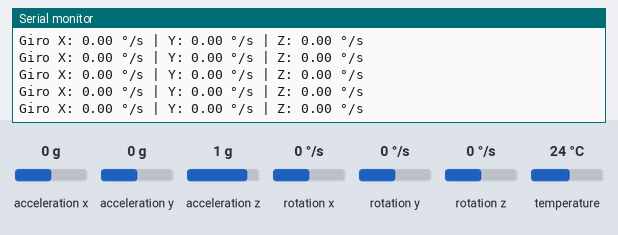
Recording of a sketch running on a simulated Arduino Uno, built with avr-gcc and run on an emulated ATmega328P. Parts: the last lines printed to the serial monitor. Inputs (shaded band) come from the test bench; at power-on: rotation x 0 °/s, rotation y 0 °/s, rotation z 0 °/s, acceleration x 0 g, acceleration y 0 g, acceleration z 1 g, temperature 24 °C.

Above: at 2.2 s.
2.3 s: rotation x set to -192 °/s
At 2.59 s:
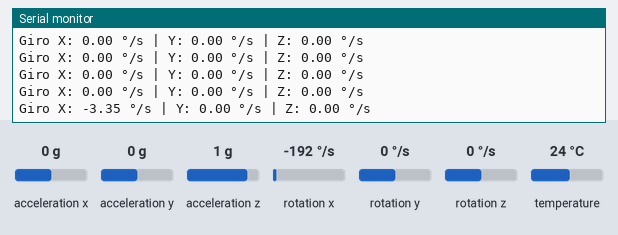
5.3 s: rotation y set to -192 °/s
At 5.44 s:
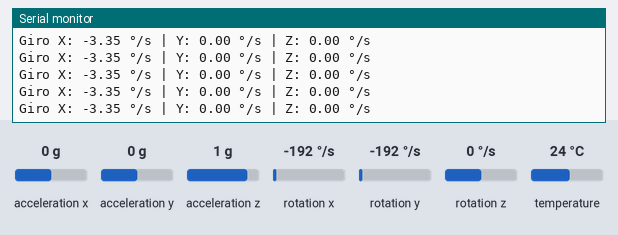
6.8 s: rotation x set to 0 °/s
At 6.86 s:
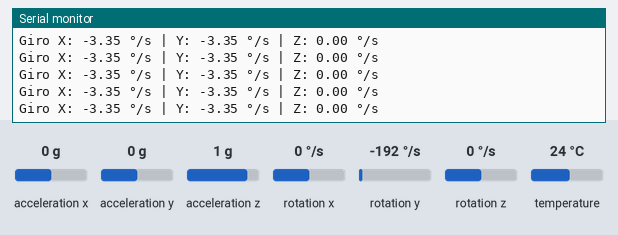
9.8 s: rotation z set to -192 °/s
At 9.92 s:
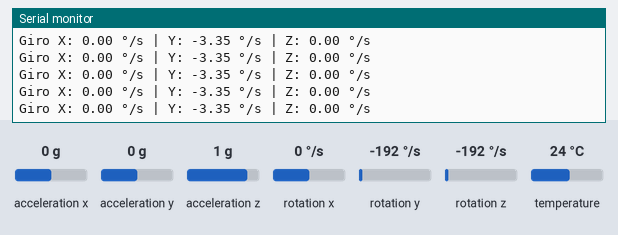

The sketch:

giroscopico.ino
```cpp
#include <Wire.h>
#include <Adafruit_MPU6050.h>
#include <Adafruit_Sensor.h>

Adafruit_MPU6050 mpu;

void setup() {
  Serial.begin(9600);
  Wire.begin();

  if (!mpu.begin()) {
    Serial.println("MPU6050 não detectado!");
    while (1);
  }

  // Configura o giroscópio para faixa maior (mais sensível a rotação)
  mpu.setGyroRange(MPU6050_RANGE_500_DEG);
  mpu.setFilterBandwidth(MPU6050_BAND_21_HZ); // Mais responsivo que 5Hz

  Serial.println("MPU6050 iniciado. Giroscopio em graus/s.");
  delay(1000);
}

void loop() {
  sensors_event_t acc, gyro, temp;
  mpu.getEvent(&acc, &gyro, &temp);

  // Converte de rad/s para graus/s
  float gx = gyro.gyro.x;
  float gy = gyro.gyro.y;
  float gz = gyro.gyro.z;

  Serial.print("Giro X: "); Serial.print(gx, 2);
  Serial.print(" °/s | Y: "); Serial.print(gy, 2);
  Serial.print(" °/s | Z: "); Serial.print(gz, 2);
  Serial.println(" °/s");

  delay(200); // Tempo de leitura mais rápido
}
```

Measured:
- after the input at 2.3 s, the serial monitor: prints a new line after 0.13 s (image 1)
